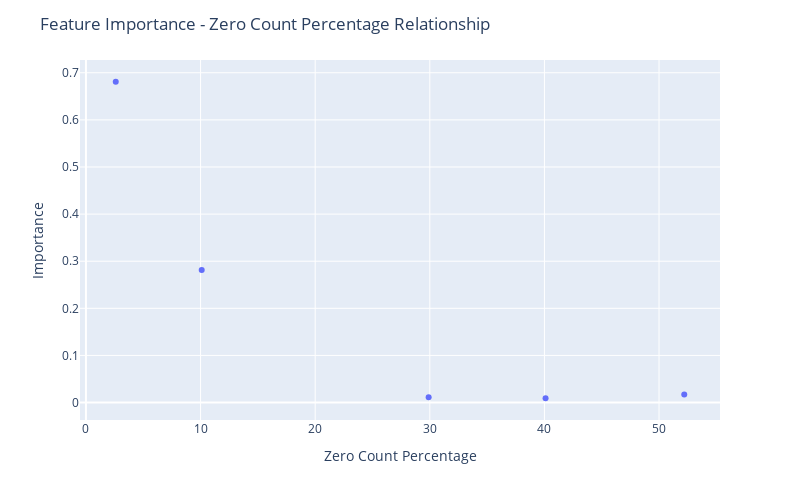

The cell this chart's notebook holds for it:
### Code cell
fig = px.scatter(df_merged[~df_merged["Feature Name"].str.contains("Output")], x="Zero_Count", y="Importance",
                hover_data=["Feature Name"])

fig.update_layout(
    autosize=False,
    width=800,
    height=500,
    title_text=f"Feature Importance - Zero Count Percentage Relationship",
     xaxis_title="Zero Count Percentage"
)

fig.show()

### Figure 1 — Plotly figure (JSON) as saved in the notebook; plotly's stock layout.template omitted (floating-point values rounded to 4 significant figures)
{"data": [{"customdata": [["Input 2"], ["Input 1"], ["Input 3"], ["Input 5"], ["Input 4"]], "hovertemplate": "Zero_Count=%{x}<br>Importance=%{y}<br>Feature Name=%{customdata[0]}<extra></extra>", "legendgroup": "", "marker": {"color": "#636efa", "symbol": "circle"}, "mode": "markers", "name": "", "orientation": "v", "showlegend": false, "type": "scatter", "x": [2.6, 10.1, 52.2, 29.9, 40.1], "xaxis": "x", "y": [0.681, 0.2815, 0.01715, 0.01126, 0.009109], "yaxis": "y"}], "layout": {"autosize": false, "height": 500, "legend": {"tracegroupgap": 0}, "margin": {"t": 60}, "title": {"text": "Feature Importance - Zero Count Percentage Relationship"}, "width": 800, "xaxis": {"anchor": "y", "autorange": true, "domain": [0, 1], "range": [-0.5191, 55.32], "title": {"text": "Zero Count Percentage"}, "type": "linear"}, "yaxis": {"anchor": "x", "autorange": true, "domain": [0, 1], "range": [-0.03706, 0.7271], "title": {"text": "Importance"}, "type": "linear"}}}
